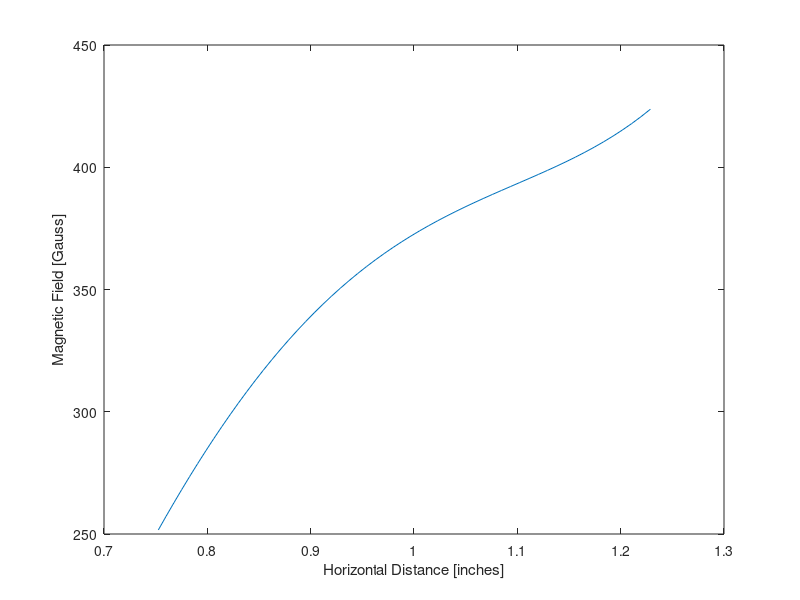

The MATLAB source for this figure:
clear all;
clc;

A = [81.8 79; % rough data for radial field
    143.3,141;
    198.8 197;
    250.8 249;
    292.7 293;
    329 325;
    356.6 354;
    371 372;
    385 388;
    397 399];

R = (1/2 + (1/16:1/16:10/16)).'; % radial distance in inches
B = (A(:,1)+A(:,2))/2; % Average field intensity
plot(R, B, 'ro');
title('Magnetic Field');

xdata = R';
ydata = B';

t = (1/2+1/16):0.01:(1/2+10/16);

%%%%%%%%%%%%%%%%%%%%%%%%
%       Curve fitting
%%%%%%%%%%%%%%%%%%%%%%%%

% Quadratic
fun = @(x, xdata)(x(1)+x(2)*xdata+x(3)*xdata.^2);
x0 = [ 1, 1, 1];
[x,norm_quad] = lsqcurvefit(fun,x0, xdata, ydata);
R = x(1)+x(2)*t+x(3)*t.^2; 
hold on
%plot(t,R);
hold off

% Cubic
fun = @(x, xdata)(x(1)+x(2)*xdata+x(3)*xdata.^2+x(4)*xdata.^3);
x0 = [ 1, 1, 1,1];
[x_cubic,norm_cubic] = lsqcurvefit(fun,x0, xdata, ydata);
R = x_cubic(1)+x_cubic(2)*t+x_cubic(3)*t.^2+x_cubic(4)*t.^3; 
hold on
%plot(t,R);
hold off

% Quartic
fun = @(x, xdata)(x(1)+x(2)*xdata+x(3)*xdata.^2+x(4)*xdata.^3+x(5)*xdata.^4);
x0 = [ 1, 1, 1,1,1];
[x_quar,norm_quartic] = lsqcurvefit(fun,x0, xdata, ydata);
R = x_quar(1)+x_quar(2)*t+x_quar(3)*t.^2+x_quar(4)*t.^3+x_quar(5)*t.^4; 
hold on
plot(t,R);
hold off

% Exponential
fun = @(x,xdata)(x(1)-x(1)*exp(-(xdata-x(2))/x(3)));
x0 = [400, -1, 1];
[x_exp, norm_exp] = lsqcurvefit(fun, x0, xdata, ydata);
R = x_exp(1)-x_exp(1).*exp(-(t-x_exp(2))/x_exp(3));
hold on 
%plot(t,R);
hold off;

% Double Exponential, probs not a good fit
fun = @(x,xdata)x(1)*(1-exp(-(xdata-x(2))/x(3)))+x(4)*(1-exp(-(xdata-x(5))/x(6)));
x0 = [200, -1, 1,200,-2,3];
[x_exp2,norm_exp2] = lsqcurvefit(fun, x0, xdata, ydata);
R = x_exp2(1)*(1-exp(-(t-x_exp2(2))/x_exp2(3)))+x_exp2(4)*(1-exp(-(t-x_exp2(5))/x_exp2(6)));
hold on 
%plot(t,R);
hold off;

t = sqrt(.5^2+t.^2);
R = x_quar(1)+x_quar(2)*t+x_quar(3)*t.^2+x_quar(4)*t.^3+x_quar(5)*t.^4; 

plot(t,R)

xlabel('Horizontal Distance [inches]') 
ylabel('Magnetic Field [Gauss]') 
% guess if lim x-> inf is unknown
% x = 468.6342    0.5072    0.3151